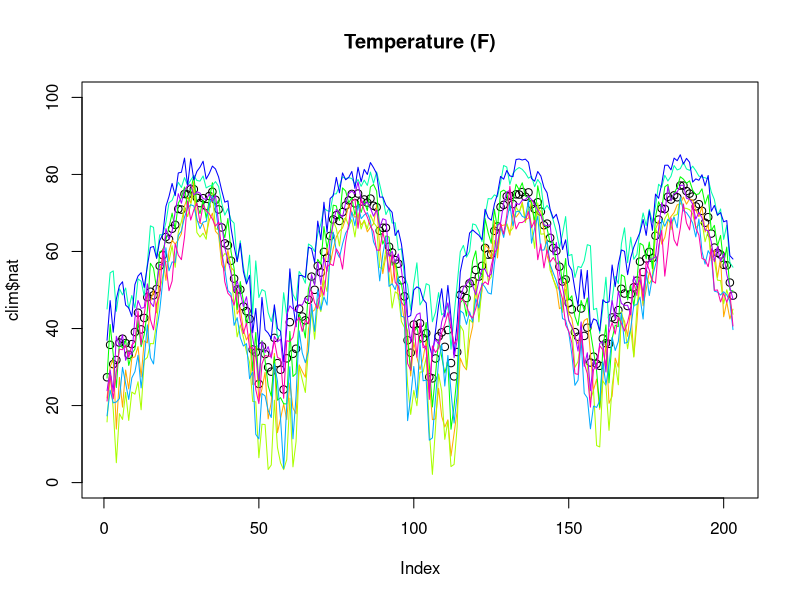
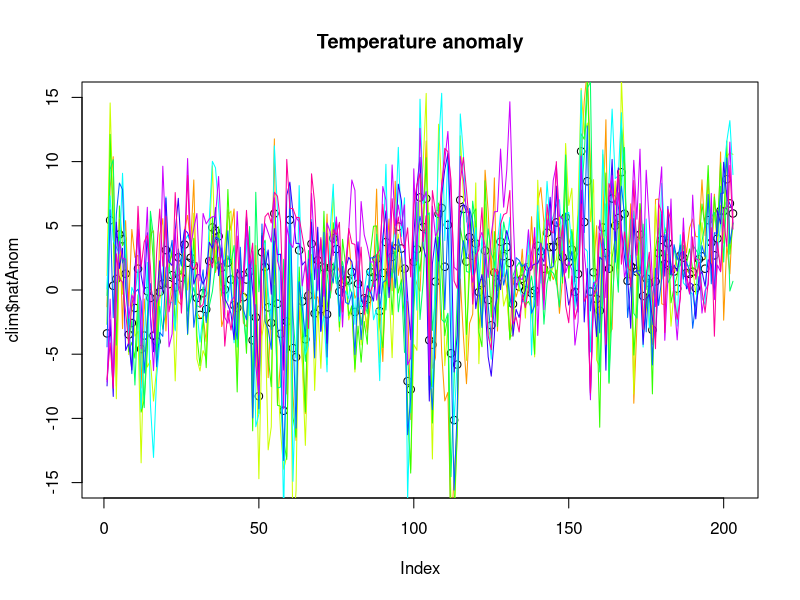

Source code (R) for these figures, in order: (Note: this script raises an error after producing the figures.)
#####################################
# GET CLIMATE DATA

## title: "Forecasting Flu Template"
## author: "Underdog"
## date: "19 October 2016"


rm(list=ls())
script_name <- "clim_data"
# Downloaded from: http://www.ncdc.noaa.gov/temp-and-precip/us-weekly/
# Click on excel logo. Then I copy pasted the text file into excel, saved it as a text and then imported
# this text file in a new spread sheet and saved it as .csv

# In this new spread sheet, I have manually removed the first row (saying temp in F etc), and the " from
# first and last column. Then saved this as weekly_temp_raw.csv

# Load data
clim = read.csv("./Data/Weekly_temp_raw46.csv", colClasses="character")

# Add week number, year 2014 has 53 weeks
clim$week = c(c(1:52),c(1:53),c(1:52),c(1:46)) # When loading in new data, change the last figure to the current week
clim$week = ifelse(clim$week %in%c(1:9), paste0("0",clim$week), clim$week)
clim$year = c(rep("2013",52),rep("2014",53),rep("2015",52),rep("2016",46)) # idem

# Create weekname variable
clim$weekname = paste0(clim$year, "-",clim$week)

# Plot temp
plot(clim$nat, main="Temperature (F)", ylim=c(0,100))
col=rainbow(length(c(2:10)))
for(i in c(2:10)){
  lines(clim[,i], col=col[i])  
}

# Temperature patterns seems quite similar across the regions


#  Plot Temperature anomalies
plot(clim$natAnom, main="Temperature anomaly", ylim=c(-15,15))
col=rainbow(length(c(11:20)))
for(i in c(11:20)){
  lines(clim[,i], col=col[i-10])  
}

clim = clim%>%dplyr::select(weekname,nat,natAnom) %>% mutate(nat = as.numeric(nat), 
                                                             natAnom=as.numeric(natAnom))
names(clim) = c("weekname","temp_av","temp_anom_av")


########################################
#### save & load
savename <- paste0("./Data/", script_name, ".Rda")
save(clim,file = savename)
